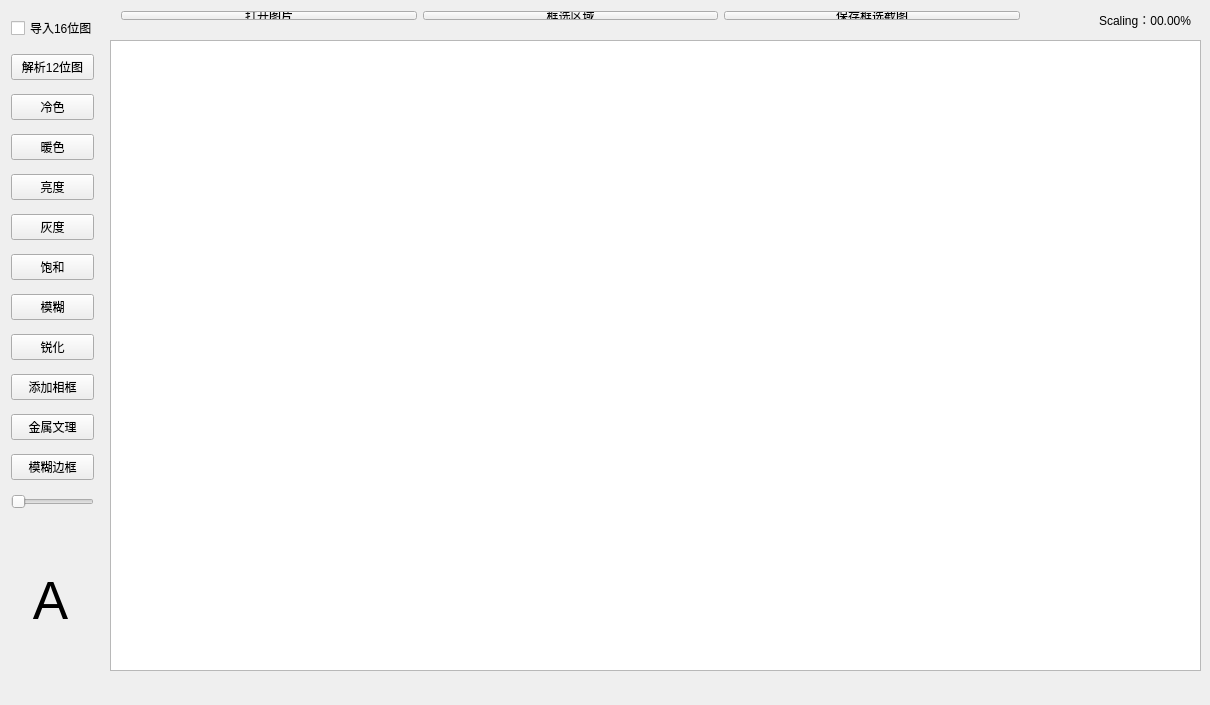
<?xml version="1.0" encoding="UTF-8"?>
<ui version="4.0">
 <class>MainWindow</class>
 <widget class="QMainWindow" name="MainWindow">
  <property name="geometry">
   <rect>
    <x>0</x>
    <y>0</y>
    <width>1210</width>
    <height>705</height>
   </rect>
  </property>
  <property name="windowTitle">
   <string>MainWindow</string>
  </property>
  <widget class="QWidget" name="centralWidget">
   <widget class="QWidget" name="horizontalLayoutWidget">
    <property name="geometry">
     <rect>
      <x>0</x>
      <y>-3</y>
      <width>105</width>
      <height>541</height>
     </rect>
    </property>
    <layout class="QVBoxLayout" name="verticalLayout">
     <item>
      <widget class="QCheckBox" name="checkBox">
       <property name="text">
        <string>导入16位图</string>
       </property>
      </widget>
     </item>
     <item>
      <widget class="QPushButton" name="pushButton">
       <property name="text">
        <string>解析12位图</string>
       </property>
      </widget>
     </item>
     <item>
      <widget class="QPushButton" name="pushButton_1cold">
       <property name="text">
        <string>冷色</string>
       </property>
      </widget>
     </item>
     <item>
      <widget class="QPushButton" name="pushButton_2worm">
       <property name="text">
        <string>暖色</string>
       </property>
      </widget>
     </item>
     <item>
      <widget class="QPushButton" name="pushButton_3light">
       <property name="text">
        <string>亮度</string>
       </property>
      </widget>
     </item>
     <item>
      <widget class="QPushButton" name="pushButton_4grey">
       <property name="text">
        <string>灰度</string>
       </property>
      </widget>
     </item>
     <item>
      <widget class="QPushButton" name="pushButton_5saturation">
       <property name="text">
        <string>饱和</string>
       </property>
      </widget>
     </item>
     <item>
      <widget class="QPushButton" name="pushButton_6blur">
       <property name="text">
        <string>模糊</string>
       </property>
      </widget>
     </item>
     <item>
      <widget class="QPushButton" name="pushButton_7sharpen">
       <property name="text">
        <string>锐化</string>
       </property>
      </widget>
     </item>
     <item>
      <widget class="QPushButton" name="pushButton_8frame">
       <property name="text">
        <string>添加相框</string>
       </property>
      </widget>
     </item>
     <item>
      <widget class="QPushButton" name="pushButton_9metal">
       <property name="text">
        <string>金属文理</string>
       </property>
      </widget>
     </item>
     <item>
      <widget class="QPushButton" name="pushButton_10blurFrame">
       <property name="text">
        <string>模糊边框</string>
       </property>
      </widget>
     </item>
     <item>
      <widget class="QSlider" name="horizontalSlider">
       <property name="orientation">
        <enum>Qt::Horizontal</enum>
       </property>
      </widget>
     </item>
    </layout>
   </widget>
   <widget class="QLabel" name="label">
    <property name="geometry">
     <rect>
      <x>0</x>
      <y>540</y>
      <width>101</width>
      <height>121</height>
     </rect>
    </property>
    <property name="font">
     <font>
      <pointsize>40</pointsize>
     </font>
    </property>
    <property name="styleSheet">
     <string notr="true">border-image: url(:/image/debug_screenbg);</string>
    </property>
    <property name="text">
     <string>A</string>
    </property>
    <property name="alignment">
     <set>Qt::AlignCenter</set>
    </property>
   </widget>
   <widget class="QGraphicsView" name="ImageGraphic">
    <property name="geometry">
     <rect>
      <x>110</x>
      <y>40</y>
      <width>1091</width>
      <height>631</height>
     </rect>
    </property>
    <property name="sizePolicy">
     <sizepolicy hsizetype="Expanding" vsizetype="Expanding">
      <horstretch>0</horstretch>
      <verstretch>0</verstretch>
     </sizepolicy>
    </property>
    <property name="styleSheet">
     <string notr="true">border-image: url(:/image/debug_screenbg);</string>
    </property>
    <property name="verticalScrollBarPolicy">
     <enum>Qt::ScrollBarAsNeeded</enum>
    </property>
    <property name="horizontalScrollBarPolicy">
     <enum>Qt::ScrollBarAsNeeded</enum>
    </property>
    <property name="sizeAdjustPolicy">
     <enum>QAbstractScrollArea::AdjustIgnored</enum>
    </property>
   </widget>
   <widget class="QLabel" name="labelScaling">
    <property name="geometry">
     <rect>
      <x>1040</x>
      <y>10</y>
      <width>151</width>
      <height>20</height>
     </rect>
    </property>
    <property name="text">
     <string>Scaling：00.00%</string>
    </property>
    <property name="alignment">
     <set>Qt::AlignRight|Qt::AlignTrailing|Qt::AlignVCenter</set>
    </property>
   </widget>
   <widget class="QWidget" name="horizontalLayoutWidget_2">
    <property name="geometry">
     <rect>
      <x>110</x>
      <y>0</y>
      <width>921</width>
      <height>31</height>
     </rect>
    </property>
    <layout class="QHBoxLayout" name="horizontalLayout">
     <item>
      <widget class="QPushButton" name="pushButton_open">
       <property name="text">
        <string>打开图片</string>
       </property>
      </widget>
     </item>
     <item>
      <widget class="QPushButton" name="pushButton__DrawRect">
       <property name="text">
        <string>框选区域</string>
       </property>
      </widget>
     </item>
     <item>
      <widget class="QPushButton" name="pushButton_getpic">
       <property name="text">
        <string>保存框选截图</string>
       </property>
      </widget>
     </item>
    </layout>
   </widget>
  </widget>
  <widget class="QMenuBar" name="menuBar">
   <property name="geometry">
    <rect>
     <x>0</x>
     <y>0</y>
     <width>1210</width>
     <height>26</height>
    </rect>
   </property>
  </widget>
 </widget>
 <layoutdefault spacing="6" margin="11"/>
 <resources/>
 <connections/>
</ui>
